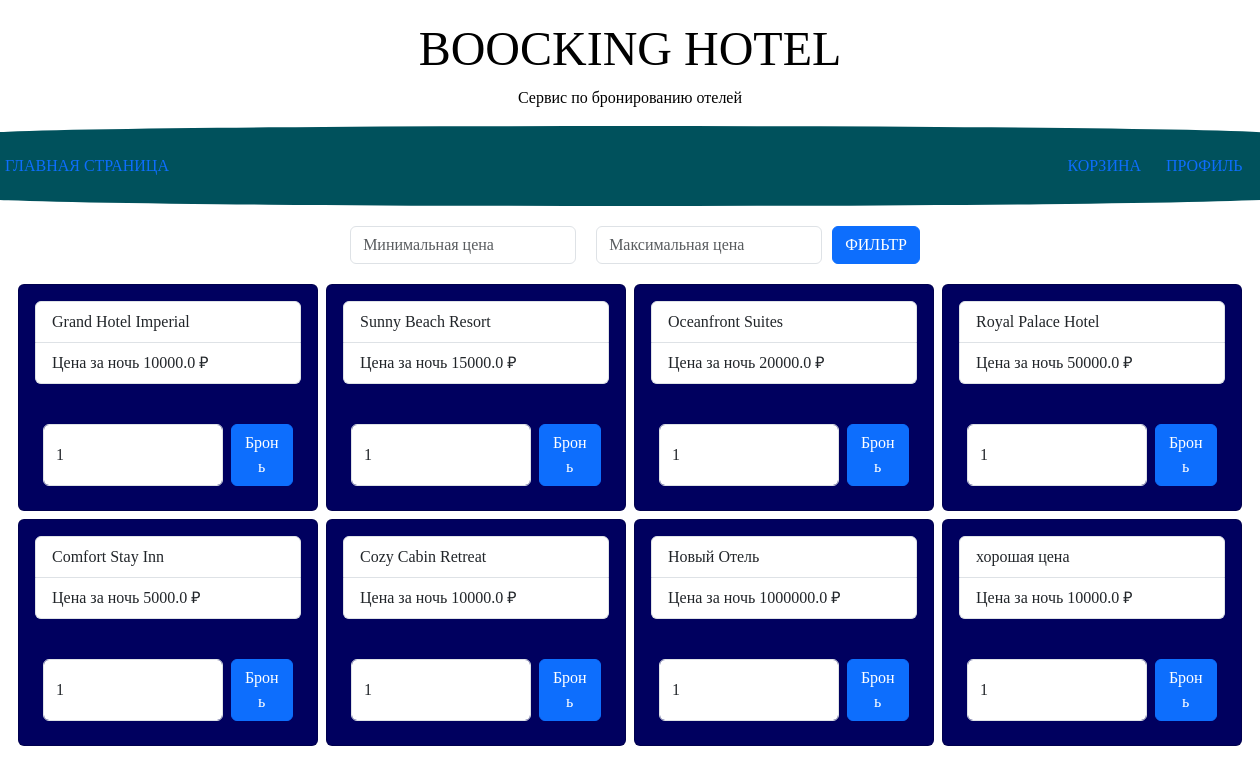
The page / on the database its author committed.
### models.py (models this page shows)
class Hotel(SQLModel, table=True):
    id: Optional[int] = Field(default=None, primary_key=True)
    title: str
    price: float  # Изменено на float для более точной цены

### main.py (the view)
@app.get('/', tags=['Pages'])
async def get_all_hotel(
        request: Request,
        title: Optional[str] = Query(None, description="Фильтр по названию отеля"),
        min_price: Optional[float] = Query(None, description="Минимальная цена"),
        max_price: Optional[float] = Query(None, description="Максимальная цена")
):
    try:
        statement = select(Hotel)
        if title:
            statement = statement.where(Hotel.title.contains(title))
        if min_price is not None:
            statement = statement.where(Hotel.price >= min_price)
        if max_price is not None:
            statement = statement.where(Hotel.price <= max_price)
        result = session.exec(statement).all()
        if not result:
            raise HTTPException(status_code=status.HTTP_404_NOT_FOUND)
        return templates.TemplateResponse(
            'index.html',
            {'request': request, 'result': result}
        )
    except Exception as e:
        print(f"Error fetching hotels: {e}")
        raise HTTPException(status_code=status.HTTP_500_INTERNAL_SERVER_ERROR, detail="Internal Server Error")

### templates/index.html (shortened to what this page needs)
<!DOCTYPE html>
<html lang="en">
<head>
    <link href="https://cdn.jsdelivr.net/npm/bootstrap@5.3.3/dist/css/bootstrap.min.css" rel="stylesheet"
>
</head>
<body>
    <div class="center-text">
        <h1>BOOCKING HOTEL</h1>
        <p>Сервис по бронированию отелей</p>
    </div>
    <div class="header">
        <div class="center">
            <a href="{{ url_for('get_all_hotel') }}">ГЛАВНАЯ СТРАНИЦА</a>
        </div>
        <div style="width: 200px; display: flex; justify-content: space-around;" class="right">
            <a href="{{ url_for('get_cart_page') }}">КОРЗИНА</a>
            <a href="{{ url_for('get_login_page') }}">ПРОФИЛЬ</a>
        </div>
    </div>
    <div class="filter-container">
        <input type="number" id="minPrice" class="form-control" placeholder="Минимальная цена">
        <input type="number" id="maxPrice" class="form-control" placeholder="Максимальная цена">
        <button class="btn btn-primary" onclick="filterHotels()">ФИЛЬТР</button>
    </div>
    <div class="d-flex flex-wrap gap-2 justify-content-center" id="hotelList">
        {% for i in result %}
        <div class="card w-100 hotel-item" style="max-width: 300px; background-color: #00005f;">
            <a href="/hotel/{{ i.id }}">
                <div class="card-body">
                    <ul class="list-group">
                        <li name="title" class="list-group-item">{{ i.title }}</li>
                        <li name="price" class="list-group-item">Цена за ночь {{ i.price }} ₽</li>
                    </ul>
                </div>
            </a>
            <div class="w-100 mx-auto p-4 d-flex gap-2 justify-content-center">
                <input class="form-control" name="number" type="number" min="1" max="31" value="1">
                <button class="btn btn-primary buy-button w-25" data-id="{{ i.id }}" data-title="{{ i.title }}"
                    data-price="{{ i.price }}">Бронь</button>
            </div>
        </div>
        {% endfor %}
    </div>
</body>
</html>

### templates/index.html (style rules this page uses)
a { text-decoration: none; }
body { background-image: url(https://i.yapx.ru/XgCru.png); font-family: "Uni Sans"; color: black; display: flex; flex-direction: column; align-items: center; justify-content: flex-start; min-height: 100vh; }
.center-text { text-align: center; font-family: Uni Sans; margin-top: 20px; }
.center-text h1 { font-size: 3em; }
.header { width: 1300px; height: 80px; border-radius: 50%/10%; position: relative; background-color: #00515c; background-size: cover; background-position: center; display: flex; justify-content: space-between; align-items: center; padding: 25px; }
.filter-container { display: flex; justify-content: center; margin: 20px 0; }
.filter-container .form-control { margin: 0 10px; }

### rows shown on the page
Hotel: title "Grand Hotel Imperial", price "10000.0"
Hotel: title "Sunny Beach Resort", price "15000.0"
Hotel: title "Oceanfront Suites", price "20000.0"
Hotel: title "Royal Palace Hotel", price "50000.0"
Hotel: title "Comfort Stay Inn", price "5000.0"
Hotel: title "Cozy Cabin Retreat", price "10000.0"
Hotel: title "Новый Отель", price "1000000.0"
Hotel: title "хорошая цена", price "10000.0"
